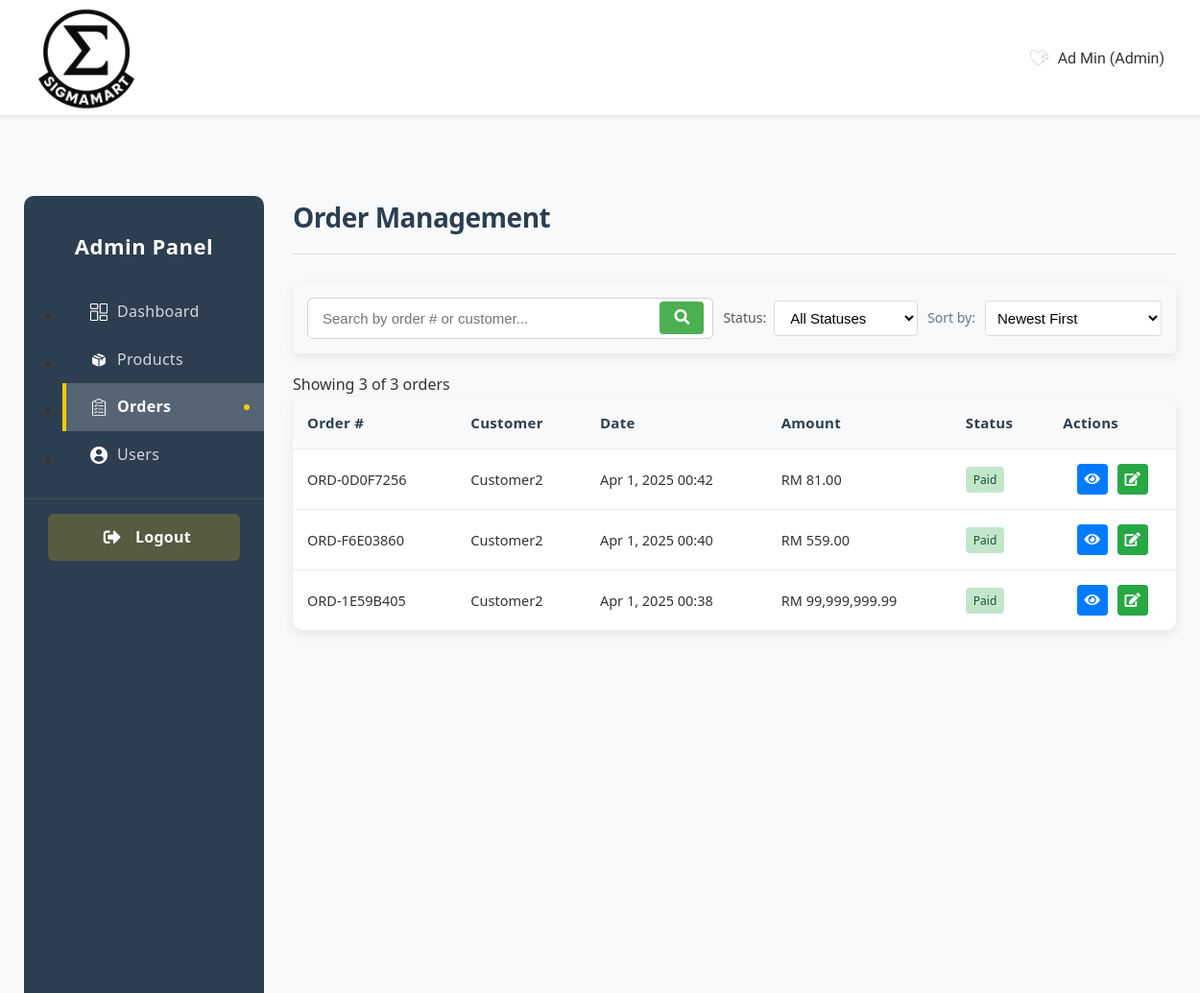
/admin/orders.php (signed in, upper part), run on an earlier commit of the app's database.
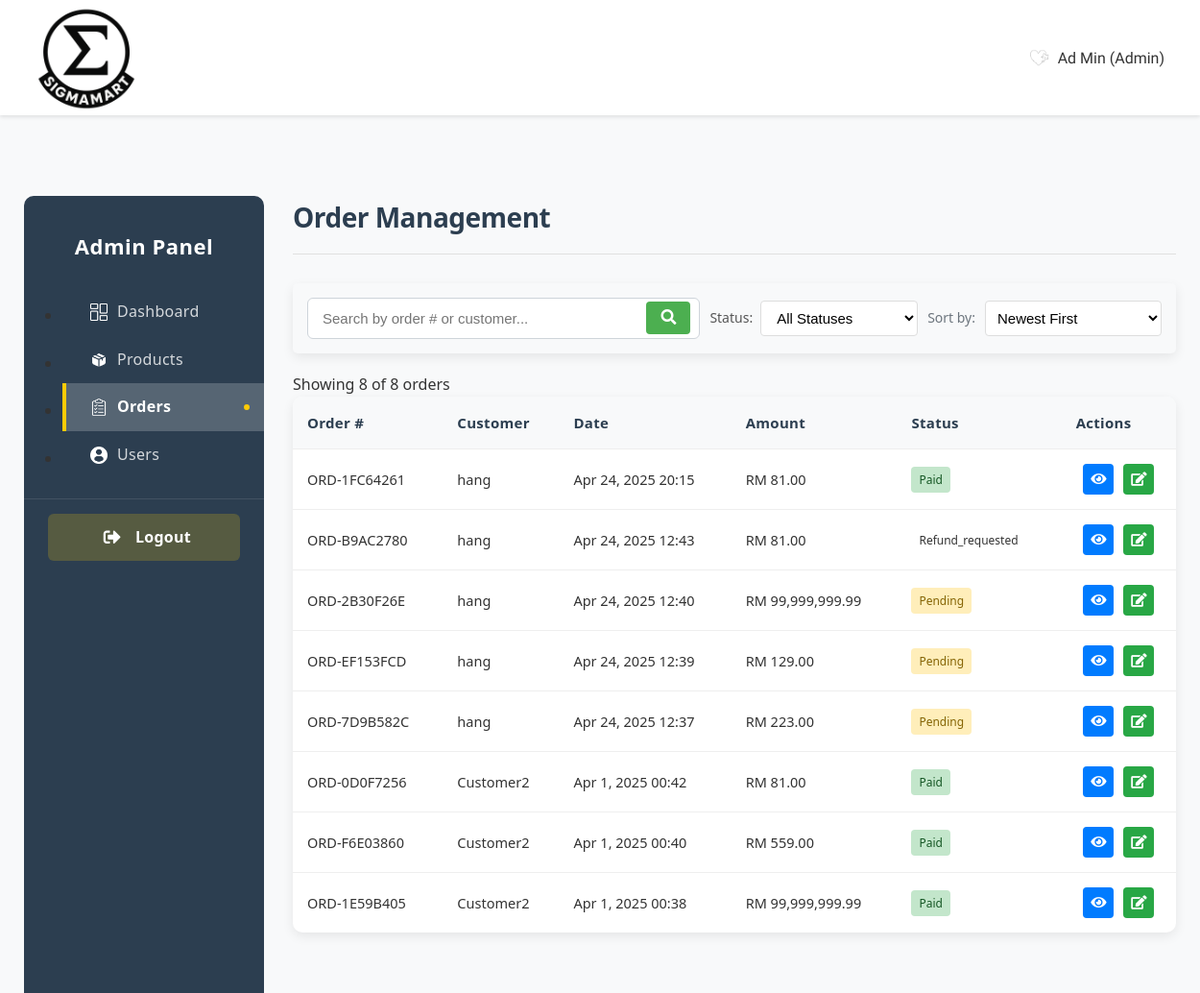
And on a later commit of the database.
### tables this page shows
CREATE TABLE `orders` (
  `id` int(11) NOT NULL,
  `user_id` int(11) NOT NULL,
  `order_reference` varchar(50) NOT NULL,
  `total_amount` decimal(10,2) NOT NULL,
  `shipping_cost` decimal(10,2) NOT NULL,
  `status` varchar(20) NOT NULL DEFAULT 'Pending',
  `payment_id` varchar(100) DEFAULT NULL,
  `payment_date` datetime DEFAULT NULL,
  `payment_session_id` varchar(255) DEFAULT NULL,
  `order_date` datetime NOT NULL,
  `payment_method` varchar(50) DEFAULT NULL,
  `tracking_number` varchar(100) DEFAULT NULL,
  `admin_notes` text DEFAULT NULL
);

CREATE TABLE `users` (
  `UserID` int(7) NOT NULL,
  `username` varchar(255) NOT NULL,
  `FirstName` varchar(255) NOT NULL,
  `LastName` varchar(255) NOT NULL,
  `Email` varchar(255) NOT NULL,
  `Password` varchar(255) NOT NULL,
  `UserType` varchar(255) NOT NULL DEFAULT 'Member',
  `profileimgpath` varchar(255) DEFAULT NULL,
  `is_verified` tinyint(1) NOT NULL DEFAULT 0,
  `remember_token` varchar(255) DEFAULT NULL
);

### _base.php (called while the page is built, shortened)
<?php
$loggedIn = isset($_SESSION['user_id']);
?>

### lib/SimplePager.php (called while the page is built, shortened)
<?php
class SimplePager {
    public $item_count;
    public function __construct($query, $params = [], $items_per_page = 10, $page = 1) {
        global $_db;
        $this->items_per_page = $items_per_page;
        $this->page = max(1, intval($page));
        if (stripos($query, 'SELECT COUNT') === 0) {
            $stmt = $_db->prepare($query);
            $stmt->execute($params);
            $this->item_count = $stmt->fetchColumn();
        } else {
            $from_pos = stripos($query, 'FROM');
            if ($from_pos !== false) {
                $from_clause = substr($query, $from_pos);
                $order_pos = stripos($from_clause, 'ORDER BY');
                if ($order_pos !== false) {
                    $from_clause = substr($from_clause, 0, $order_pos);
                }
                $group_pos = stripos($from_clause, 'GROUP BY');
                $count_query = "SELECT COUNT(*) " . $from_clause;
                try {
                    $stmt = $_db->prepare($count_query);
                    $stmt->execute($params);
                    $this->item_count = $stmt->fetchColumn();
                } catch (PDOException $e) {
                    $temp_query = preg_replace('/SELECT\s+.+?\s+FROM/is', 'SELECT COUNT(*) FROM', $query);
                    $temp_query = preg_replace('/ORDER\s+BY\s+.+$/is', '', $temp_query);
                    try {
                        $stmt = $_db->prepare($temp_query);
                        $stmt->execute($params);
                        $this->item_count = $stmt->fetchColumn();
                    } catch (PDOException $e2) {
                        $stmt = $_db->prepare($query);
                        $stmt->execute($params);
                        $all_results = $stmt->fetchAll(PDO::FETCH_ASSOC);
                        $this->item_count = count($all_results);
                    }
                }
            } else {
                throw new Exception("Cannot determine count from query");
            }
        }
        $this->page_count = ceil($this->item_count / $this->items_per_page);
        $offset = ($this->page - 1) * $this->items_per_page;
        if (stripos($query, 'LIMIT') === false) {
            $query .= " LIMIT " . $this->items_per_page . " OFFSET " . $offset;
        }
        $stmt = $_db->prepare($query);
        $stmt->execute($params);
        $this->result = $stmt->fetchAll(PDO::FETCH_ASSOC);
    }
}

### admin/orders.php (the view, shortened to what this page needs)
<?php
require '../_base.php';
require_once '../lib/SimplePager.php';
$status = isset($_GET['status']) ? $_GET['status'] : '';
$search = isset($_GET['search']) ? trim($_GET['search']) : '';
$page = isset($_GET['page']) ? (int)$_GET['page'] : 1;
$sort = isset($_GET['sort']) ? $_GET['sort'] : 'date_desc';
include '../_head.php';
?>
<div class="admin-container">
    <div class="admin-sidebar">
        <?php include 'sidebar.php'; ?>
    </div>
    <div class="admin-content">
        <div class="admin-header">
            <h1>Order Management</h1>
        </div>
        <div class="admin-filters">
            <form method="get" action="orders.php" class="search-form">
                <div class="search-group">
                    <input type="text" name="search" placeholder="Search by order # or customer..." value="<?php echo htmlspecialchars($search); ?>">
                    <button type="submit" class="search-btn">
                        <i class="fas fa-search"></i>
                    </button>
                </div>
                <div class="filter-group">
                    <label for="status">Status:</label>
                    <select name="status" id="status" onchange="this.form.submit()">
                        <option value="">All Statuses</option>
                    </select>
                </div>
                <div class="sort-group">
                    <label for="sort">Sort by:</label>
                    <select name="sort" id="sort" onchange="this.form.submit()">
                        <option value="date_desc" <?php echo $sort === 'date_desc' ? 'selected' : ''; ?>>Newest First</option>
                    </select>
                </div>
            </form>
        </div>
        <?php
        $query = "SELECT o.*, u.Username
                  FROM orders o
                  JOIN users u ON o.user_id = u.UserID";
        $params = [];
        switch ($sort) {
            case 'date_desc': $query .= " ORDER BY o.order_date DESC"; break;
        }
        $pager = new SimplePager($query, $params, 10, $page);
        $orders = $pager->result;
        if (!isset($pager->item_count)) {
            $countQuery = "SELECT COUNT(*) FROM orders o JOIN users u ON o.user_id = u.UserID";
            if (!empty($status)) {
                $countQuery .= " WHERE o.status = ?";
            }
            if (!empty($search)) {
                $countQuery .= (strpos($countQuery, 'WHERE') === false ? " WHERE " : " AND ");
                $countQuery .= "(o.order_reference LIKE ? OR u.Username LIKE ?)";
            }
            $countStmt = $pdo->prepare($countQuery);
            $countStmt->execute($params);
            $totalOrders = $countStmt->fetchColumn();
            $totalPages = ceil($totalOrders / 10);
        } else {
            $totalOrders = $pager->item_count;
        }
        ?>
        <div class="admin-table-container">
            <div class="table-header">
                <span>Showing <?php echo count($orders); ?> of <?php echo $totalOrders; ?> orders</span>
            </div>
            <table class="admin-table">
                <thead>
                    <tr>
                        <th class="sortable">Order #</th>
                        <th class="sortable">Customer</th>
                        <th class="sortable">Date</th>
                        <th class="sortable">Amount</th>
                        <th class="sortable">Status</th>
                        <th>Actions</th>
                    </tr>
                </thead>
                <tbody>
                    <?php if (count($orders) > 0): ?>
                        <?php foreach ($orders as $order): ?>
                            <tr>
                                <td><?php echo htmlspecialchars($order['order_reference']); ?></td>
                                <td><?php echo htmlspecialchars($order['Username']); ?></td>
                                <td><?php echo date('M j, Y H:i', strtotime($order['order_date'])); ?></td>
                                <td>RM <?php echo number_format($order['total_amount'], 2); ?></td>
                                <td>
                                    <span class="status-badge <?php echo strtolower($order['status']); ?>">
                                        <?php echo htmlspecialchars($order['status']); ?>
                                    </span>
                                </td>
                                <td>
                                    <div class="action-buttons">
                                        <a href="order_details.php?id=<?php echo $order['id']; ?>" class="view-btn" title="View Details">
                                            <i class="fas fa-eye"></i>
                                        </a>
                                        <a href="update_order.php?id=<?php echo $order['id']; ?>" class="edit-btn" title="Edit Order">
                                            <i class="fas fa-edit"></i>
                                        </a>
                                    </div>
                                </td>
                            </tr>
                        <?php endforeach; ?>
                    <?php else: ?>
                        <tr>
                            <td colspan="6" class="no-results">No orders found</td>
                        </tr>
                    <?php endif; ?>
                </tbody>
            </table>
        </div>
    </div>
</div>
<?php include '../_foot.php'; ?>

### _head.php (shortened to what this page needs)
<!DOCTYPE html>
<html lang="en">
<head>
    <link rel="stylesheet" href="/css/app.css">
    <link rel="stylesheet" href="https://cdnjs.cloudflare.com/ajax/libs/font-awesome/5.15.4/css/all.min.css">
</head>
<body>
    <header class="header">
        <div class="container">
            <div class="logo-section">
                <a href="index.php" class="d-flex align-items-center text-dark text-decoration-none">
                    <img src="/image/logo.png" alt="SigmaMart Logo" width="120" height="120">
                </a>
            </div>
            <div class="user-navigation">
                <?php if($loggedIn): ?>
                    <?php if(isset($_SESSION['user_type']) && $_SESSION['user_type'] === 'Admin'): ?>
                        <div class="user-nav-container">
                            <?php
                            $firstName = $_SESSION['first_name'] ?? '';
                            $lastName = $_SESSION['last_name'] ?? '';
                            $fullName = $firstName . ' ' . $lastName;
                            $profilePic = !empty($_SESSION['profile_picture']) ? 'profile_pictures/' . $_SESSION['profile_picture'] : 'image/profile-icon.jpg';
                            ?>
                            <a href="/admin/index.php" class="nav-button">
                                <img src="<?php echo $profilePic[0] === '/' ? $profilePic : '/' . $profilePic; ?>" alt="Profile" class="profile-pic">
                                <span class="username"><?php echo $fullName; ?> (Admin)</span>
                            </a>
                        </div>
                    <?php endif; ?>
                <?php endif; ?>
            </div>
        </div>
    </header>
    <main>
    </main>
</body>
</html>

### admin/sidebar.php
<div class="sidebar-header">
    <h3>Admin Panel</h3>
</div>
<nav class="sidebar-nav">
    <ul class="sidebar-menu">
        <li class="sidebar-item <?php echo basename($_SERVER['PHP_SELF']) === 'index.php' ? 'active' : ''; ?>">
            <a href="index.php" class="sidebar-link">
                <img src="../image/dashboard-icon.png" alt="Dashboard" width="18" height="18" style="margin-right: 10px; filter: brightness(0) invert(1);">
                <span>Dashboard</span>
            </a>
        </li>
        <li class="sidebar-item <?php echo basename($_SERVER['PHP_SELF']) === 'products.php' ? 'active' : ''; ?>">
            <a href="products.php" class="sidebar-link">
                <img src="../image/product-icon.png" alt="Products" width="18" height="18" style="margin-right: 10px; filter: brightness(0) invert(1);">
                <span>Products</span>
            </a>
        </li>
        <li class="sidebar-item <?php echo basename($_SERVER['PHP_SELF']) === 'orders.php' ? 'active' : ''; ?>">
            <a href="orders.php" class="sidebar-link">
                <img src="../image/order-icon.png" alt="Orders" width="18" height="18" style="margin-right: 10px; filter: brightness(0) invert(1);">
                <span>Orders</span>
            </a>
        </li>
        <li class="sidebar-item <?php echo basename($_SERVER['PHP_SELF']) === 'users.php' ? 'active' : ''; ?>">
            <a href="users.php" class="sidebar-link">
                <img src="../image/profile-icon.png" alt="Users" width="18" height="18" style="margin-right: 10px; filter: brightness(0) invert(1);">
                <span>Users</span>
            </a>
        </li>
    </ul>
</nav>
<div class="sidebar-footer">
    <a href="../logout.php" class="sidebar-link logout-link">
        <i class="fas fa-sign-out-alt"></i>
        <span>Logout</span>
    </a>
</div>

### _foot.php (shortened to what this page needs)
</body>
</html>

### css/base.css (style rules this page uses)
body { font-family: 'Varela Round', sans-serif; background-color: #f8f9fa; color: #333; margin: 0; padding: 0; }
main { padding: 2rem 0; }
h1, h2, h3, h4, h5, h6 { margin-top: 0; color: #333; }
a { text-decoration: none; color: #333; }
.container { width: 100%; max-width: 1200px; margin: 0 auto; padding: 0 15px; }

### css/layout.css (style rules this page uses)
.d-flex { display: flex; }
.align-items-center { align-items: center; }

### css/header.css (style rules this page uses)
header { background-color: #ffffff; box-shadow: 0 2px 4px rgba(0, 0, 0, 0.1); width: 100%; }
.container { width: 100%; max-width: 1400px; padding: 0 10px; margin: 10px auto; display: flex; align-items: center; justify-content: space-between; min-height: 80px; }
.logo-section { display: flex; align-items: center; margin-left: 5px; }
.logo-section a { text-decoration: none; color: #333; display: flex; align-items: center; }
.logo-section img { margin-right: 0%; padding-left: 0%; }
.user-navigation { display: flex; align-items: center; }
.user-nav-container { display: flex; align-items: center; gap: 15px; }
.nav-button { display: flex; align-items: center; text-decoration: none; color: #333; font-weight: 500; padding: 8px 12px; border-radius: 4px; transition: background-color 0.2s; }
.nav-button img { width: 24px; height: 24px; margin-right: 8px; }
.profile-pic { width: 32px; height: 32px; border-radius: 50%; object-fit: cover; margin-right: 8px; }
.username { font-weight: 500; color: #333; }

### css/profile.css (style rules this page uses)
.filter-group { display: flex; align-items: center; gap: 8px; }
.filter-group label { font-weight: 500; color: #555; white-space: nowrap; }
.filter-group select, .filter-group input[type="text"] { padding: 8px 12px; border: 1px solid #ddd; border-radius: 4px; background-color: #fff; }
.search-group { flex-grow: 1; display: flex; gap: 8px; }
.search-group input[type="text"] { flex-grow: 1; }
.search-btn { padding: 8px 15px; background-color: #4CAF50; color: white; border: none; border-radius: 4px; cursor: pointer; transition: background-color 0.3s; }

### css/utilities.css (style rules this page uses)
.text-dark { color: #343a40; }
.d-flex { display: flex; }
.align-items-center { align-items: center; }

### css/order_details.css (style rules this page uses)
.status-badge { padding: 5px 10px; border-radius: 4px; font-size: 14px; font-weight: 500; }
.status-badge.pending { background-color: #fff3cd; color: #856404; }
.status-badge.paid { background-color: #d4edda; color: #155724; }

### css/homepage.css (style rules this page uses)
.container { max-width: 1200px; margin: 0 auto; padding: 0 20px; }

### admin/orders.php (style rules this page uses)
.action-buttons { display: flex; gap: 10px; justify-content: center; }
.view-btn, .edit-btn { display: inline-flex; align-items: center; justify-content: center; width: 32px; height: 32px; border-radius: 4px; color: #fff; transition: background-color 0.3s; }
.view-btn { background-color: #007bff; }
.edit-btn { background-color: #28a745; }
.status-badge { display: inline-block; padding: 4px 8px; border-radius: 4px; font-size: 12px; font-weight: 500; text-align: center; }
.status-badge.pending { background-color: #ffeeba; color: #856404; }
.status-badge.paid { background-color: #c3e6cb; color: #155724; }

What changed in the data, as far as the page shows it:
added orders: order_reference "ORD-1FC64261", user.username "hang", order_date "Apr 24, 2025 20:15", total_amount "81.00", status "Paid"
added orders: order_reference "ORD-B9AC2780", user.username "hang", order_date "Apr 24, 2025 12:43", total_amount "81.00", status "Refund_requested"
added orders: order_reference "ORD-2B30F26E", user.username "hang", order_date "Apr 24, 2025 12:40", total_amount "99,999,999.99", status "Pending"
added orders: order_reference "ORD-EF153FCD", user.username "hang", order_date "Apr 24, 2025 12:39", total_amount "129.00", status "Pending"
added orders: order_reference "ORD-7D9B582C", user.username "hang", order_date "Apr 24, 2025 12:37", total_amount "223.00", status "Pending"
Also different on the page:
count($orders): "3" → "8"
$totalOrders: "3" → "8"
